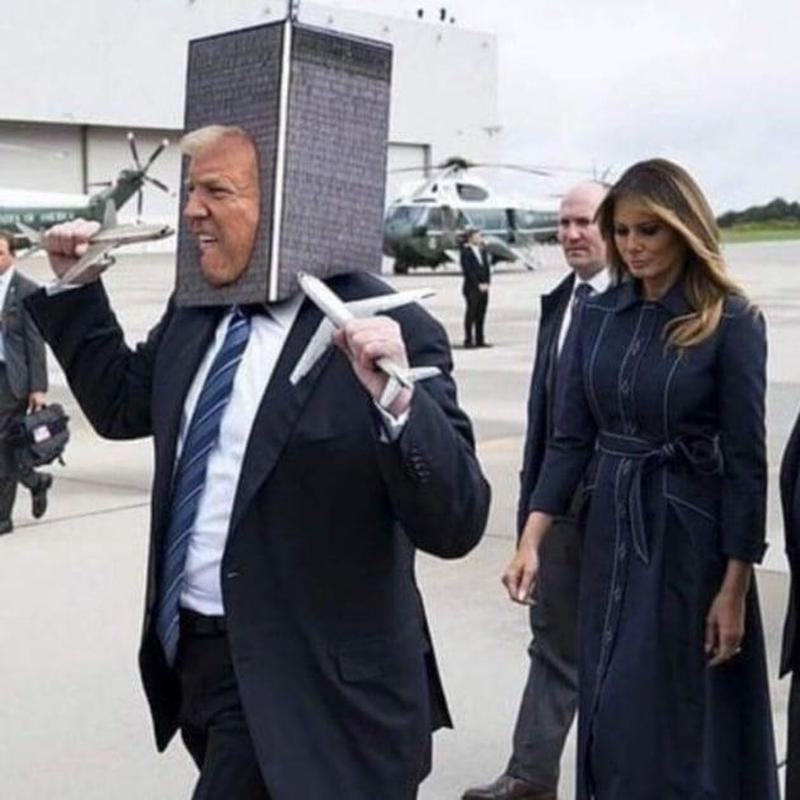
#> input picture data/img/img_bin/IMG002_10100.jpg, 800 x 800 px; its folder holds only this picture in this run
$ python rms_kontraste.py
#> lines starting #> are read from the running program, lines starting #| are printed output that depends on the picture
# ===== RMS-Kontrast (binäre Maske am Dateiende) – gezielte Vergleiche =====
# Bits (links → rechts): ["meme","ort","person","politik","text"]
# Beispiel: P01_IMG004_10100.jpg → "10100" → label "meme_person"

import os, glob, re, itertools
import numpy as np
import pandas as pd
import matplotlib.pyplot as plt
from matplotlib import cm
from matplotlib.colors import LinearSegmentedColormap
from skimage import io, color
from scipy.stats import kruskal, mannwhitneyu

# -------------------------
# Pfade & Settings
# -------------------------
from pathlib import Path
import argparse, os

def parse_args():
    p = argparse.ArgumentParser(description="RMS / binäre Labels")
    p.add_argument("--input","-i", default=os.environ.get("EWS_INPUT_DIR","EWS/data/img/img_bin"),
                   help="Eingabeordner (repo-relativ oder absolut).")
    p.add_argument("--out","-o", default=os.environ.get("EWS_OUT_DIR","EWS/code/kontraste/rms_binary_custom_sets"),
                   help="Output-Ordner (repo-relativ oder absolut).")
    return p.parse_args()

ARGS = parse_args()

SCRIPT_DIR = Path(__file__).resolve().parent
# .../EWS/code/kontraste/ -> parents[2] == .../EWS
REPO_ROOT = SCRIPT_DIR.parents[2] if len(SCRIPT_DIR.parents) >= 2 else SCRIPT_DIR

IN_DIR  = (Path(ARGS.input) if Path(ARGS.input).is_absolute() else (REPO_ROOT / ARGS.input)).resolve()
OUT_DIR = (Path(ARGS.out)   if Path(ARGS.out).is_absolute()   else (REPO_ROOT / ARGS.out)).resolve()
OUT_DIR.mkdir(parents=True, exist_ok=True)

image_paths = sorted({str(p) for ext in ("*.jpg","*.jpeg","*.png") for p in IN_DIR.rglob(ext)})
if not image_paths:
    raise SystemExit(f"Keine Bilder gefunden in: {IN_DIR}")

print(f"[Info] RepoRoot: {REPO_ROOT}")
print(f"[Info] Input   : {IN_DIR}")
print(f"[Info] Output  : {OUT_DIR}")
print(f"[Info] Bilder  : {len(image_paths)} gefunden")

os.makedirs(OUT_DIR, exist_ok=True)

BIT_ORDER = ["meme", "ort", "person", "politik", "text"]  # 10000=meme, 00001=text
AGG_STAT = "mean"   # "mean" oder "median" für Heatmaps
DO_STATS = True     # KW + paarweise MWU (FDR)
ROUND = 4
plt.rcParams.update({"font.size": 11, "axes.titlesize": 13, "figure.dpi": 120})

# -------------------------
# Binärmaske am Dateiende
# -------------------------
BIN_RE = re.compile(r"_(?P<mask>[01]{5})(?=\.[A-Za-z0-9]+$)")

def extract_mask_and_label(path: str):
    base = os.path.basename(path)
    m = BIN_RE.search(base)
    if not m:
        return None, None
    mask = m.group("mask")
    bits = list(mask)
    cats = [BIT_ORDER[i] for i, b in enumerate(bits) if b == "1"]
    label = "_".join(cats) if cats else "none"
    return mask, label

def canon_label(components):
    """Kanonischer Label-String in BIT_ORDER-Reihenfolge."""
    comp_set = set(components)
    ordered = [c for c in BIT_ORDER if c in comp_set]
    return "_".join(ordered) if ordered else "none"

# -------------------------
# Bild laden & RMS
# -------------------------
def load_gray01(path: str) -> np.ndarray:
#> called with path = 'data/img/img_bin/IMG002_10100.jpg'
    img = io.imread(path)
#> img is the input picture: shape (800, 800, 3); mean R, G, B 120.9, 120.1, 126.7
    if img.ndim == 2:
        g = img.astype(np.float32)
        if g.max() > 1.0: g /= 255.0
        return g
    if img.ndim == 3:
        if img.shape[2] >= 3:
            img = img[..., :3]
        img = img.astype(np.float32)
        if img.max() > 1.0: img /= 255.0
        return color.rgb2gray(img).astype(np.float32)
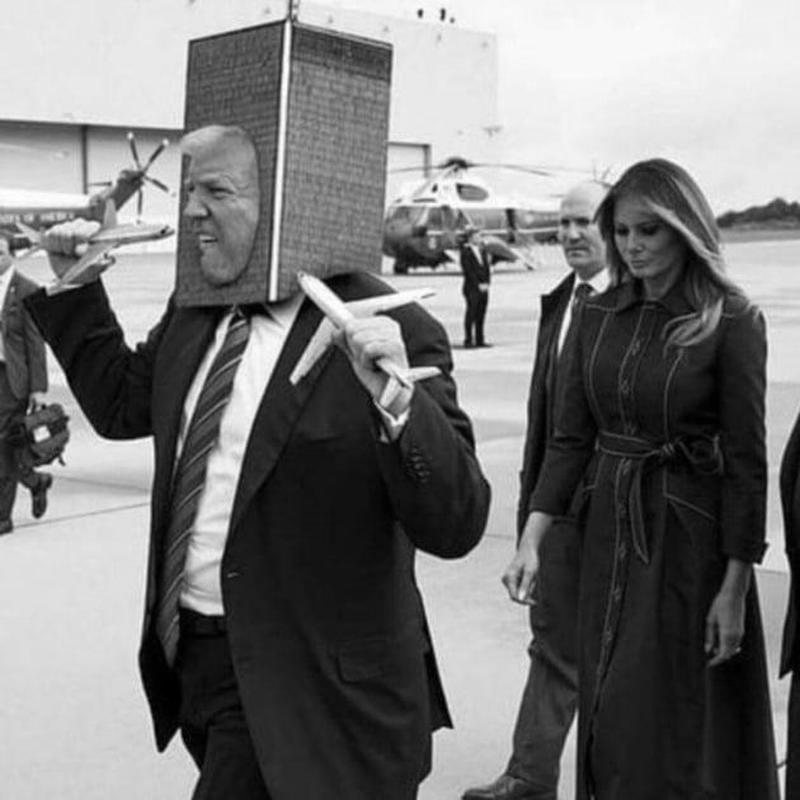
#> returned value: shape (800, 800) float32; min 0, max 1, mean 0.474
    raise ValueError(f"Unsupported image shape: {img.shape}")

def rms_contrast(gray01: np.ndarray) -> float:
    return float(np.std(gray01, ddof=0))

# -------------------------
# Plot-Hilfen (dezente Blau-Töne)
# -------------------------
def _truncate_cmap(cmap, minval=0.25, maxval=0.95, n=256):
    new_colors = cmap(np.linspace(minval, maxval, n))
    return LinearSegmentedColormap.from_list(f"trunc_{cmap.name}", new_colors)

# [83 lines left out: functions plot_value_heatmap, plot_diff_heatmap, run_stats_subset, not called in this run]

# -------------------------
# 1) Bilder laden & RMS pro Datei
# -------------------------
# Bildsuche: rekursiv unter IN_DIR für jpg/jpeg/png
image_paths = sorted({
    str(p) for ext in ("*.jpg", "*.jpeg", "*.png")
    for p in IN_DIR.rglob(ext)
})
if not image_paths:
    raise SystemExit(f"Keine Bilder gefunden in: {IN_DIR}")


rows, skipped = [], 0
for p in image_paths:
    try:
        mask, label = extract_mask_and_label(p)
        if not mask or label == "none":
            skipped += 1
        else:
            g = load_gray01(p)
            rms = rms_contrast(g)
#> rms = 0.35
            rows.append({"file": p, "mask": mask, "label": label, "rms_contrast": rms})
    except Exception as e:
        print(f"[Warnung] {p}: {e}")

df = pd.DataFrame(rows)
#> df = table of 1 rows and 4 columns
if df.empty:
    raise SystemExit("Keine auswertbaren Bilder mit gültiger Maske.")
print(f"[Info] {len(df)} Bilder verwendet, {skipped} ohne gültige Maske übersprungen.")
#| [Info] 1 Bilder verwendet, 0 ohne gültige Maske übersprungen.
print("[Info] Verfügbare Labels:", sorted(df["label"].unique()))
#| [Info] Verfügbare Labels: ['meme_person']

# -------------------------
# 2) Deine vier Vergleichs-Sets
# -------------------------
GROUPS = {
    "01_singletons_meme_ort_person_politik_text": [
        canon_label(["meme"]),
        canon_label(["ort"]),
        canon_label(["person"]),
        canon_label(["politik"]),
        canon_label(["text"]),
    ],
    "02_text_pairs_and_singletons": [
        canon_label(["meme"]),
        canon_label(["ort"]),
        canon_label(["person"]),
        canon_label(["text"]),
        canon_label(["meme","text"]),
        canon_label(["ort","text"]),
        canon_label(["politik","text"]),
        canon_label(["person","text"]),
    ],
    "03_person_chain": [
        canon_label(["person"]),
        canon_label(["person","text"]),
        canon_label(["person","politik"]),
        canon_label(["person","text","politik"]),
    ],
    "04_text_politik_meme_vs_text_politik_person": [
        canon_label(["text","politik","meme"]),
        canon_label(["text","politik","person"]),
    ],
}

# -------------------------
# 3) Rendern pro Gruppe (kleine Plots + Stats)
# -------------------------
for group_name, wanted_labels in GROUPS.items():
    present = [l for l in wanted_labels if l in set(df["label"])]
    if len(present) < 1:
        print(f"[Info] {group_name}: keine der gewünschten Labels vorhanden – skip.")
        continue

    sub = df[df["label"].isin(present)].copy()
    agg = (sub.groupby("label")["rms_contrast"]
              .agg(["count","mean","median","std","min","max"])
              .reindex(present))

    group_dir = os.path.join(OUT_DIR, group_name)
    os.makedirs(group_dir, exist_ok=True)
    sub.to_csv(os.path.join(group_dir, "rms_per_file.csv"), index=False)
    agg.to_csv(os.path.join(group_dir, "rms_agg.csv"))

    # Plots
    vals, ns = agg[AGG_STAT], agg["count"]
    plot_value_heatmap(vals, ns,
        title=f"RMS ({AGG_STAT})",
        out_png=os.path.join(group_dir, f"heat_values_{AGG_STAT}.png"),
        stat_name=AGG_STAT, digits=ROUND
    )
    plot_diff_heatmap(vals, ns,
        title=f"Differenz",
        out_png=os.path.join(group_dir, f"heat_diff_{AGG_STAT}.png"),
        stat_name=AGG_STAT, digits=ROUND
    )

    if DO_STATS and len(present) >= 2:
        run_stats_subset(sub, present, group_dir, "rms_contrast")

print(f"\nFertig. Ergebnisse liegen in: {OUT_DIR}")
#> (printed output is left out)

$ run again, on data/img/img_bin/IMG022_01000.jpg
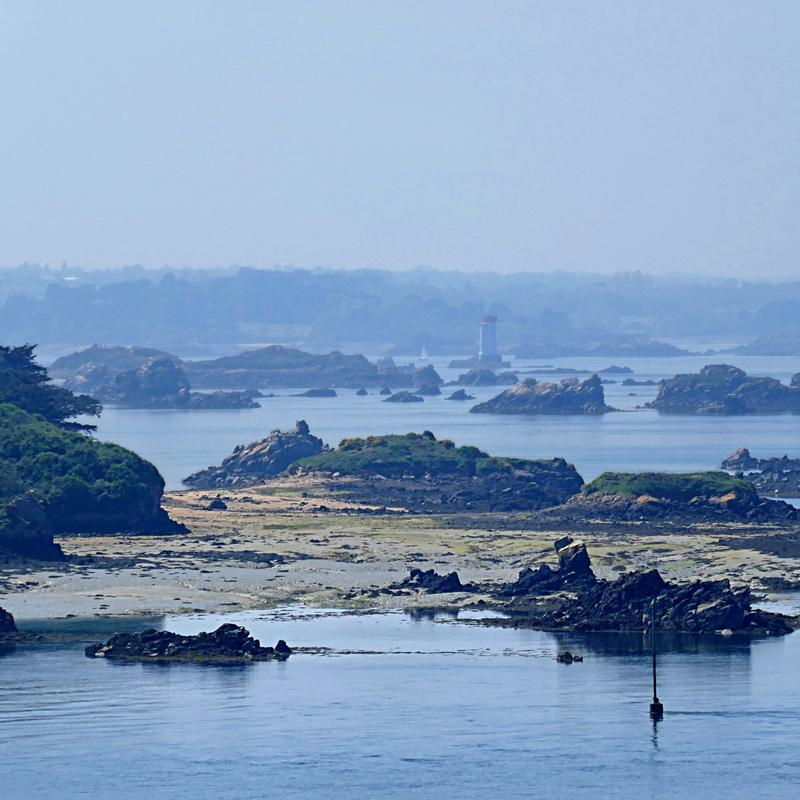
#> input picture data/img/img_bin/IMG022_01000.jpg, 800 x 800 px
#> in load_gray01, img is the input picture: shape (800, 800, 3); mean R, G, B 129.1, 155.7, 188.6
#> in load_gray01, `return color.rgb2gray(img).astype(np.float32)`:
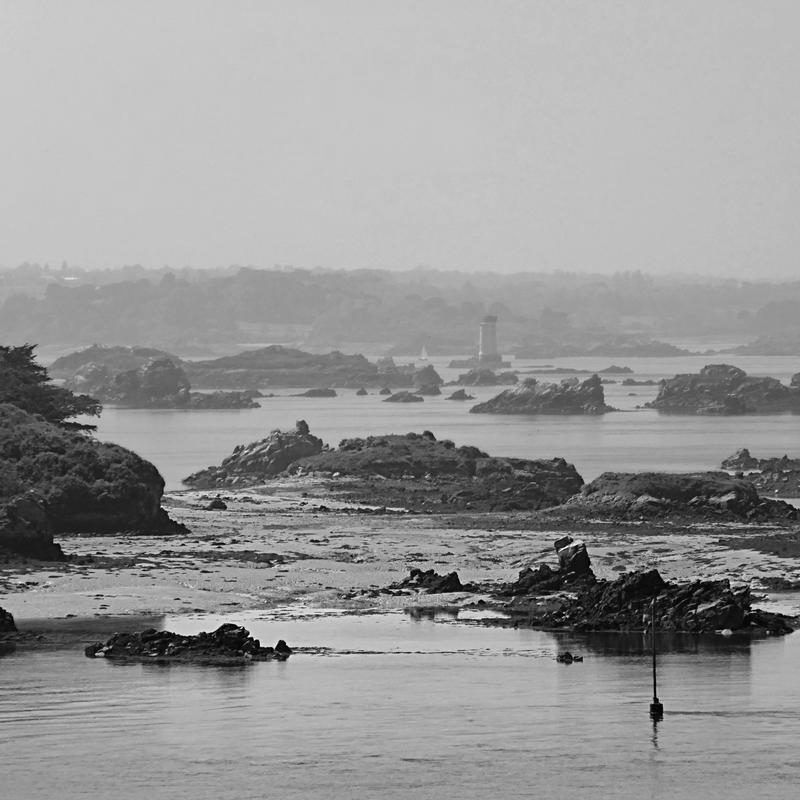
#> returned value: shape (800, 800) float32; min 0.00254, max 0.989, mean 0.598
#> rms = 0.194
#> df = table of 1 rows and 4 columns
#| [Info] 1 Bilder verwendet, 0 ohne gültige Maske übersprungen.
#| [Info] Verfügbare Labels: ['ort']
#> the loop `for group_name, wanted_labels in GROUPS.items():` made 4 passes
#> (present, sub, agg) on passes 1 to 2: (['ort'], table of 1 rows and 4 columns, table of 1 rows and 6 columns), (['ort'], table of 1 rows and 4 columns, table of 1 rows and 6 columns)
#> pass 1, in plot_value_heatmap, `fig.tight_layout()`:
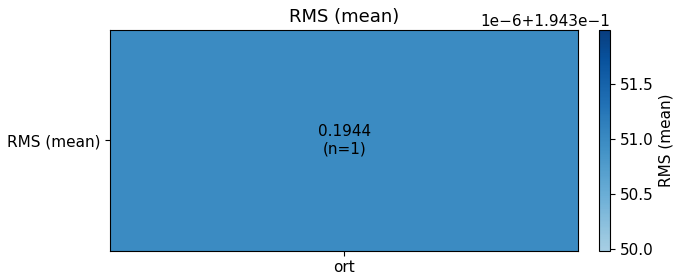
#> figure drawn by matplotlib, 2 panels
#> (printed output is left out)

$ run again, on data/img/img_bin/IMG026_01000.jpg
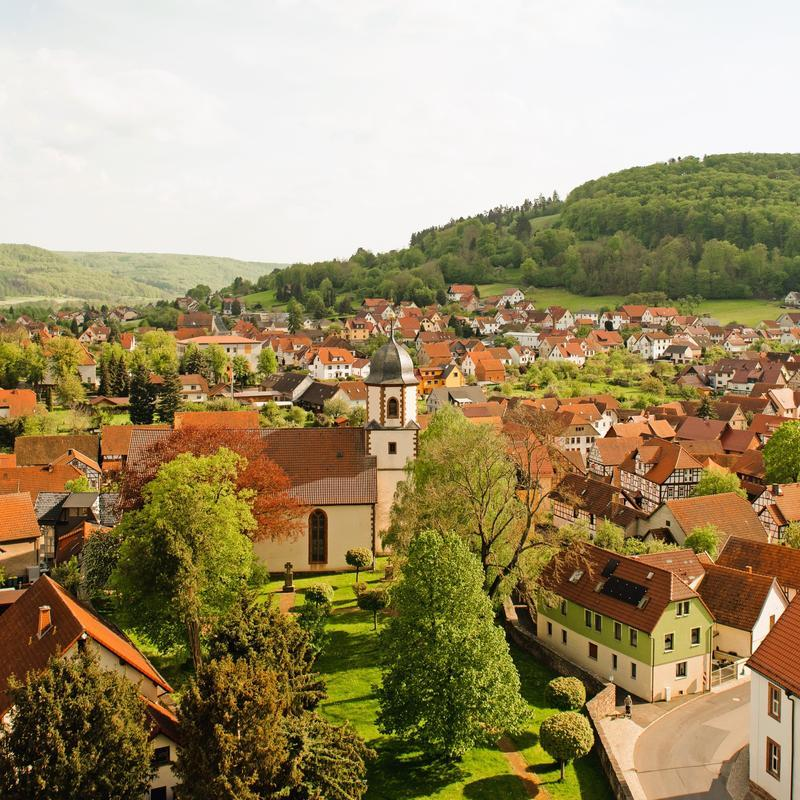
#> input picture data/img/img_bin/IMG026_01000.jpg, 800 x 800 px
#> in load_gray01, img is the input picture: shape (800, 800, 3); mean R, G, B 158.8, 143.2, 106.6
#> in load_gray01, `return color.rgb2gray(img).astype(np.float32)`:
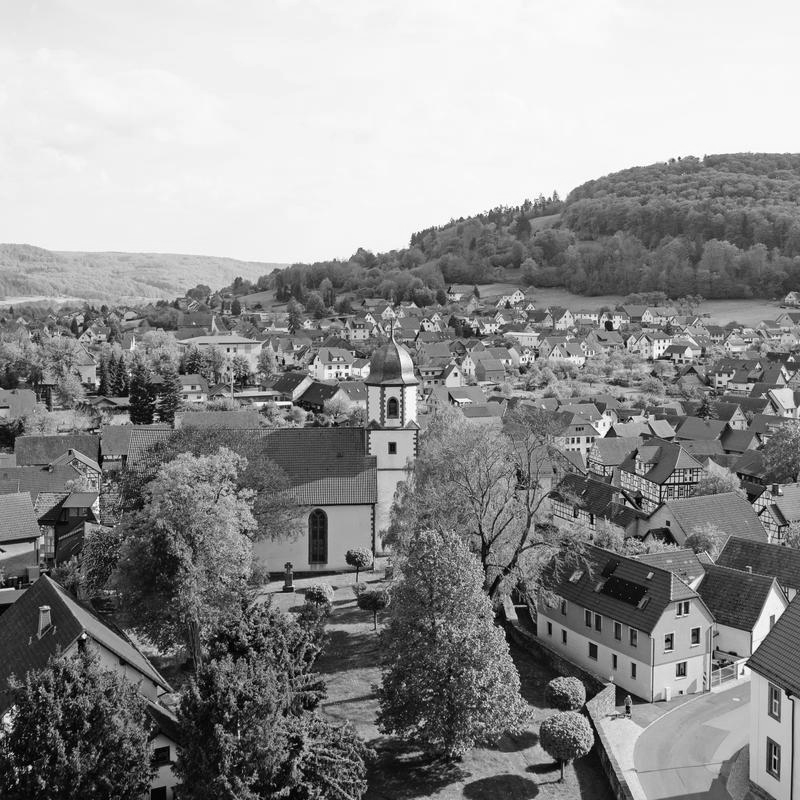
#> returned value: shape (800, 800) float32; min 0.000565, max 1, mean 0.564
#> rms = 0.296
#> df = table of 1 rows and 4 columns
#| [Info] 1 Bilder verwendet, 0 ohne gültige Maske übersprungen.
#| [Info] Verfügbare Labels: ['ort']
#> the loop `for group_name, wanted_labels in GROUPS.items():` made 4 passes
#> (present, sub, agg) on passes 1 to 2: (['ort'], table of 1 rows and 4 columns, table of 1 rows and 6 columns), (['ort'], table of 1 rows and 4 columns, table of 1 rows and 6 columns)
#> pass 1, in plot_value_heatmap, `fig.tight_layout()`:
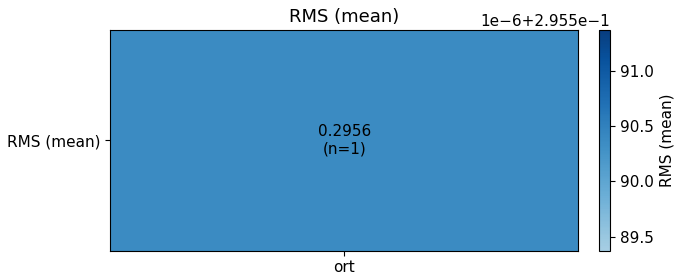
#> figure drawn by matplotlib, 2 panels
#> (printed output is left out)

$ run again, on data/img/img_bin/IMG029_01000.jpg
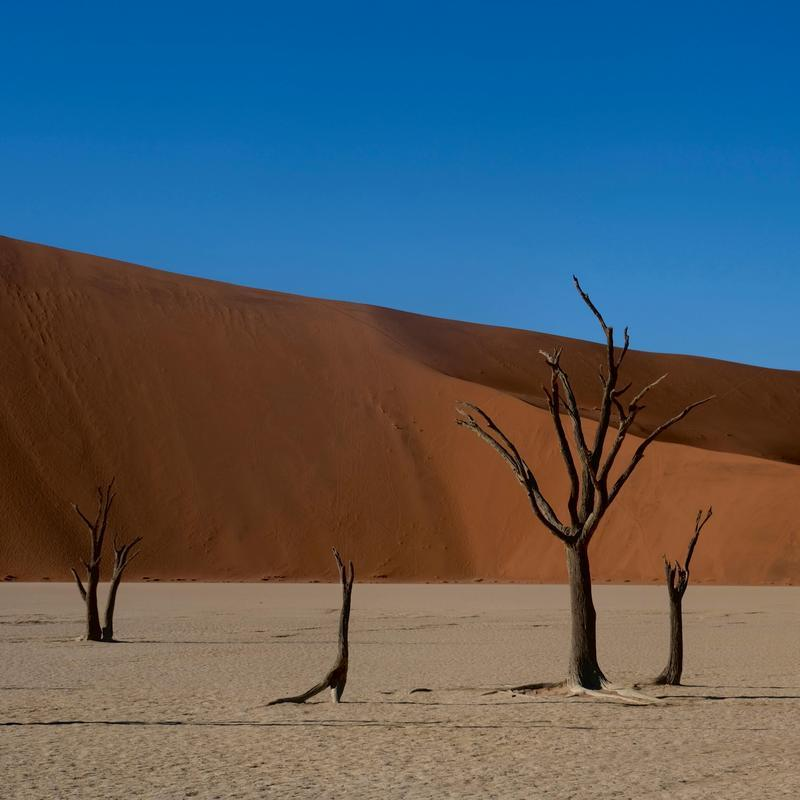
#> input picture data/img/img_bin/IMG029_01000.jpg, 800 x 800 px
#> in load_gray01, img is the input picture: shape (800, 800, 3); mean R, G, B 79.9, 93.5, 104.1
#> in load_gray01, `return color.rgb2gray(img).astype(np.float32)`:
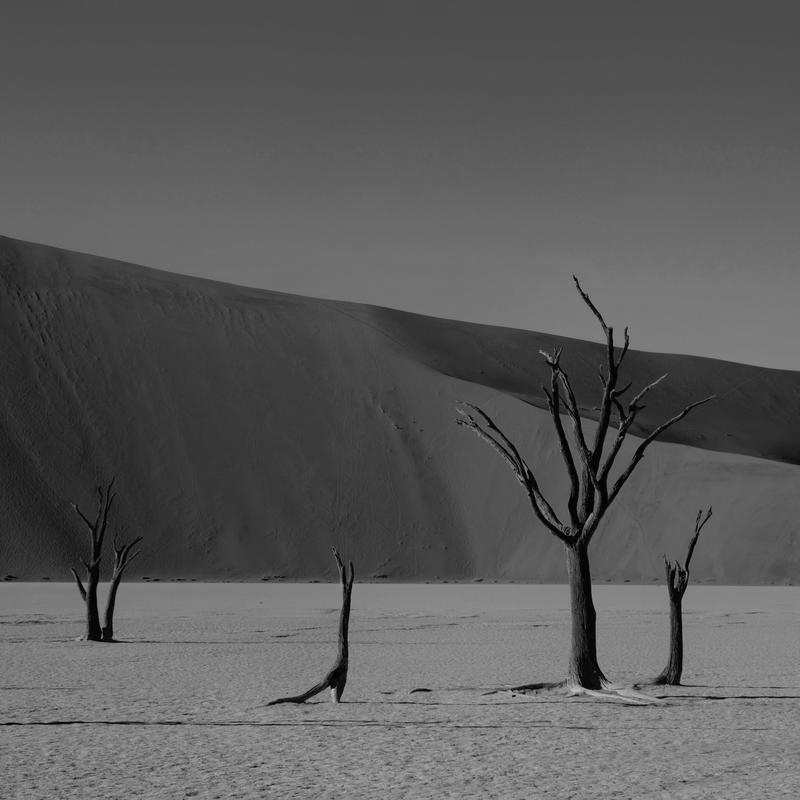
#> returned value: shape (800, 800) float32; min 0.000833, max 0.758, mean 0.358
#> rms = 0.122
#> df = table of 1 rows and 4 columns
#| [Info] 1 Bilder verwendet, 0 ohne gültige Maske übersprungen.
#| [Info] Verfügbare Labels: ['ort']
#> the loop `for group_name, wanted_labels in GROUPS.items():` made 4 passes
#> (present, sub, agg) on passes 1 to 2: (['ort'], table of 1 rows and 4 columns, table of 1 rows and 6 columns), (['ort'], table of 1 rows and 4 columns, table of 1 rows and 6 columns)
#> pass 1, in plot_value_heatmap, `fig.tight_layout()`:
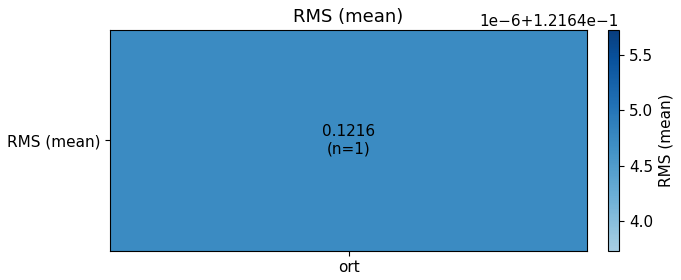
#> figure drawn by matplotlib, 2 panels
#> (printed output is left out)
